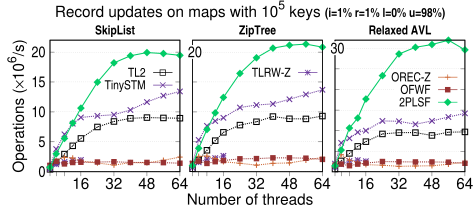

This figure's gnuplot source:
set term postscript color eps enhanced 22
set output "maps-98u-100k.eps"

set size 0.95,0.6

X=0.1
W=0.26
M=0.025

load "styles.inc"

set tmargin 11.8
set bmargin 2.5

set multiplot layout 1,3

unset key

set grid ytics

set xtics ("" 1, "" 4, "" 8, 16, 32, 48, 64) nomirror out offset -0.25,0.5
set label at screen 0.5,0.03 center "Number of threads"
set label at screen 0.5,0.57 center "Record updates on maps with 10^{5} keys {/Helvetica-bold-Condensed=18 (i=1% r=1% l=0% u=98%)}"

set xrange [1:64]

# First row

set lmargin at screen X
set rmargin at screen X+W

set ylabel offset 1.0,0 "Operations ({/Symbol \264}10^6/s)"
set ytics 5 offset 0.5,0 font "Helvetica Condensed"
set format y "%g"
set yrange [0:22]
set grid mytics

set label at graph 0.5,1.075 center font "Helvetica-bold Condensed,18" "SkipList"

set key at graph 0.99,0.99 samplen 1.5

plot \
    '../data/cervino/map-skiplist-98u-100k-tl2orig.txt'       using 1:($2/1e6) with linespoints notitle ls 1  lw 3 dt (1,1), \
    '../data/cervino/map-skiplist-98u-100k-tiny.txt'          using 1:($2/1e6) with linespoints notitle ls 3  lw 3 dt (1,1), \
    '../data/cervino/map-skiplist-98u-100k-tlrweager.txt'     using 1:($2/1e6) with linespoints notitle ls 4  lw 3 dt (1,1), \
    '../data/cervino/map-skiplist-98u-100k-oreceager.txt'     using 1:($2/1e6) with linespoints notitle ls 5  lw 3 dt (1,1), \
    '../data/cervino/map-skiplist-98u-100k-ofwf.txt'          using 1:($2/1e6) with linespoints notitle ls 7  lw 3 dt (1,1), \
    '../data/cervino/map-skiplist-98u-100k-2plsf.txt'         using 1:($2/1e6) with linespoints notitle ls 10 lw 3 dt 1

set mytics 1
set grid nomytics

unset ylabel
set ytics format ""

set lmargin at screen X+(W+M)
set rmargin at screen X+(W+M)+W

unset label

set ytics 5 offset 0.5,0
set yrange [0:22]
set style textbox opaque noborder fillcolor rgb "white"
set label at first 1,20 front boxed left offset -0.5,0 "20" font "Helvetica Condensed"
set label at graph 0.5,1.075 center font "Helvetica-bold Condensed,18" "ZipTree"

plot \
    '../data/cervino/map-ziptree-98u-100k-tl2orig.txt'       using 1:($2/1e6) with linespoints notitle ls 1  lw 3 dt (1,1), \
    '../data/cervino/map-ziptree-98u-100k-tiny.txt'          using 1:($2/1e6) with linespoints notitle ls 3  lw 3 dt (1,1), \
    '../data/cervino/map-ziptree-98u-100k-tlrweager.txt'     using 1:($2/1e6) with linespoints notitle ls 4  lw 3 dt (1,1), \
    '../data/cervino/map-ziptree-98u-100k-oreceager.txt'     using 1:($2/1e6) with linespoints notitle ls 5  lw 3 dt (1,1), \
    '../data/cervino/map-ziptree-98u-100k-ofwf.txt'          using 1:($2/1e6) with linespoints notitle ls 7  lw 3 dt (1,1), \
    '../data/cervino/map-ziptree-98u-100k-2plsf.txt'         using 1:($2/1e6) with linespoints notitle ls 10 lw 3 dt 1


set lmargin at screen X+2*(W+M)
set rmargin at screen X+2*(W+M)+W

unset label
set ytics 5 offset 0.5,0
set yrange [0:32]
set style textbox opaque noborder fillcolor rgb "white"
set label at first 1,30 front boxed left offset -0.5,0 "30" font "Helvetica Condensed"
set label at graph 0.5,1.075 center font "Helvetica-bold Condensed,18" "Relaxed AVL"

plot \
    '../data/cervino/map-ravl-98u-100k-tl2orig.txt'       using 1:($2/1e6) with linespoints notitle ls 1  lw 3 dt (1,1), \
    '../data/cervino/map-ravl-98u-100k-tiny.txt'          using 1:($2/1e6) with linespoints notitle ls 3  lw 3 dt (1,1), \
    '../data/cervino/map-ravl-98u-100k-tlrweager.txt'     using 1:($2/1e6) with linespoints notitle ls 4  lw 3 dt (1,1), \
    '../data/cervino/map-ravl-98u-100k-oreceager.txt'     using 1:($2/1e6) with linespoints notitle ls 5  lw 3 dt (1,1), \
    '../data/cervino/map-ravl-98u-100k-ofwf.txt'          using 1:($2/1e6) with linespoints notitle ls 7  lw 3 dt (1,1), \
    '../data/cervino/map-ravl-98u-100k-2plsf.txt'         using 1:($2/1e6) with linespoints notitle ls 10 lw 3 dt 1



unset tics
unset border
unset xlabel
unset ylabel
unset label
# set key at screen 0.78,0.48 samplen 2.0 font ",10" noinvert width 1
# plot [][0:1] \
#     2 with linespoints title 'TL2'           ls 1, \
#     2 with linespoints title 'TinySTM'       ls 3, \
#     2 with linespoints title 'TLRW-Z'        ls 4, \
#     2 with linespoints title 'OREC-Z'        ls 5, \
#     2 with linespoints title 'OFWF'          ls 7, \
#     2 with linespoints title '2PLSF'         ls 10
set key at screen 0.36,0.41 samplen 2.0 font "Helvetica Condensed,18" noinvert width 1

set object 1 rect from screen 0.205,0.35 to screen 0.35,0.37
set object 1 rect fc rgb 'white' fillstyle solid 1.0 noborder

plot [][0:1] \
    2 with linespoints title 'TL2'           ls 1, \
    2 with linespoints title 'TinySTM'       ls 3
    # , \
    # 2 with linespoints title 'OREC-Z'        ls 5, \
    # 2 with linespoints title 'OFWF'          ls 7, \
    # 2 with linespoints title '2PLSF'         ls 10
#    2 with linespoints title 'TL2-Undo'      ls 2, \
    2 with linespoints title '2PL-U-Dist'    ls 9, \
    2 with linespoints title 'TL2-Z'         ls 3, \
    2 with linespoints title 'orec-lazy-Z'   ls 6, \
    2 with linespoints title '2PL-U'         ls 8, \

unset object 1

set key at screen 0.65,0.41 samplen 2.0 font "Helvetica Condensed,18" noinvert width 1
plot [][0:1] \
    2 with linespoints title 'TLRW-Z'        ls 4

set key at screen 0.93,0.397 samplen 2.0 font "Helvetica Condensed,18" noinvert width 1

set object 1 rect from screen 0.79,0.33 to screen 0.92,0.35
set object 1 rect fc rgb 'white' fillstyle solid 1.0 noborder

plot [][0:1] \
    2 with linespoints title 'OREC-Z'        ls 5, \
    2 with linespoints title 'OFWF'          ls 7, \
    2 with linespoints title '2PLSF'         ls 10

unset multiplot
